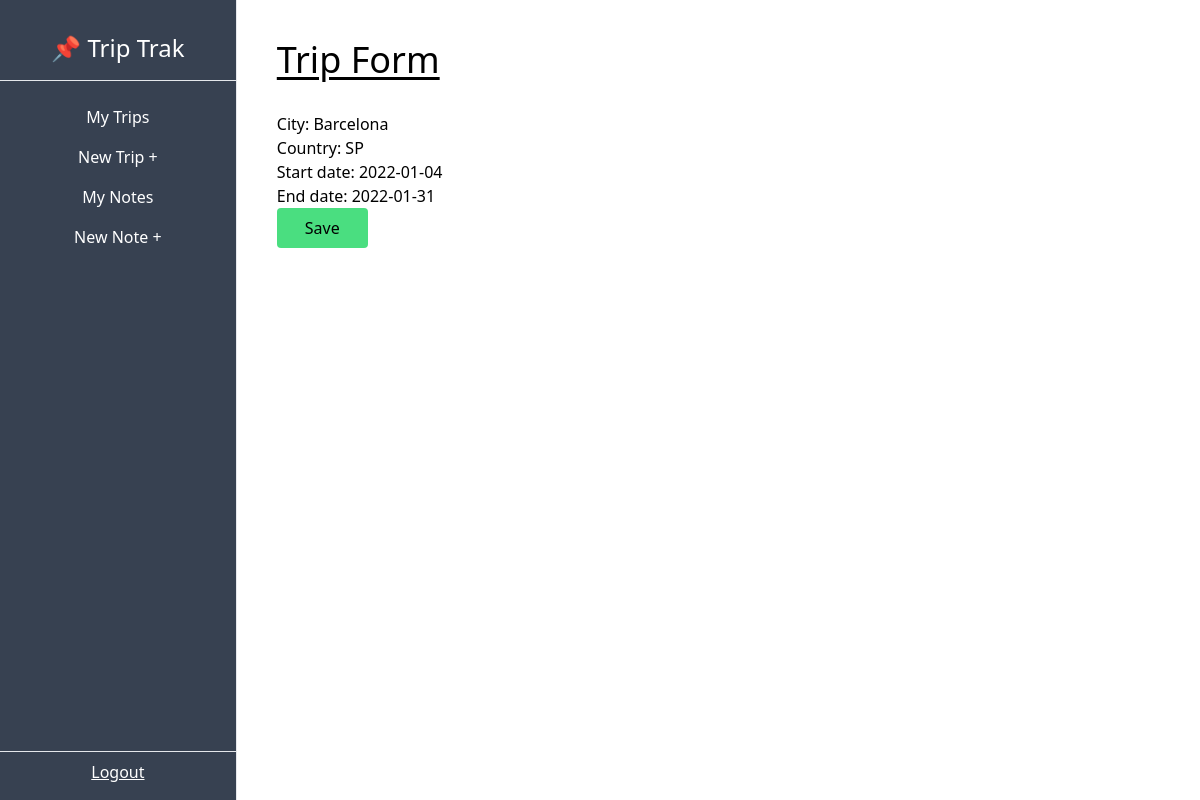
Screenshot of /dashboard/trip/1/update/ with the database file from the repository.
### trip/models.py (models this page shows, shortened)
class Trip(models.Model):
    city = models.CharField(max_length=50)
    country = models.CharField(max_length=2)
    start_date = models.DateField(blank=True, null=True)
    end_date = models.DateField(blank=True, null=True)
    owner = models.ForeignKey(User, on_delete=models.CASCADE, related_name="trips")

### trip/views.py (the view)
# urls.py: path('dashboard/trip/<int:pk>/update/', TripUpdateView.as_view(), name="trip-update"),
class TripUpdateView(UpdateView):
    model = Trip
    success_url = reverse_lazy("trip-list")
    fields = ["city", "country", "start_date", "end_date"]

### trip/templates/trip/trip_form.html (shortened to what this page needs)
{% extends 'trip/_base.html' %}
{% load tailwind_filters %}
{% block content %}
<h1 class="text-4xl underline underline-offset-4 mb-8">Trip Form</h1>
<form action="" method="POST">
    {{form|crispy}}
    <input class="bg-green-400 px-7 py-2 rounded hover:cursor-pointer hover:bg-green-300" type="submit" value="Save">
</form>
{% endblock content %}

### rows the page displays
Trip: city "Barcelona", country "SP", start_date "2022-01-04", end_date "2022-01-31"
